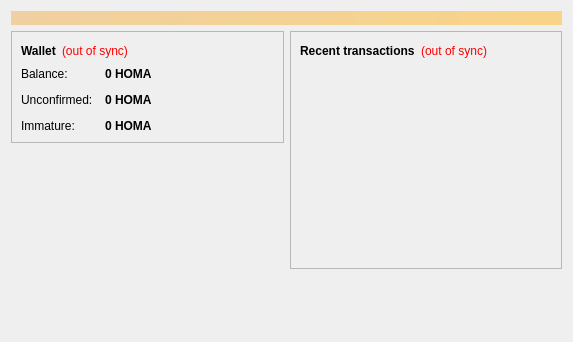
<?xml version="1.0" encoding="UTF-8"?>
<ui version="4.0">
 <class>OverviewPage</class>
 <widget class="QWidget" name="OverviewPage">
  <property name="geometry">
   <rect>
    <x>0</x>
    <y>0</y>
    <width>573</width>
    <height>342</height>
   </rect>
  </property>
  <property name="windowTitle">
   <string>Form</string>
  </property>
  <layout class="QVBoxLayout" name="topLayout">
   <item>
    <widget class="QLabel" name="labelAlerts">
     <property name="visible">
      <bool>false</bool>
     </property>
     <property name="styleSheet">
      <string notr="true">background-color: qlineargradient(x1: 0, y1: 0, x2: 1, y2: 0, stop:0 #F0D0A0, stop:1 #F8D488); color:#000000;</string>
     </property>
     <property name="wordWrap">
      <bool>true</bool>
     </property>
     <property name="margin">
      <number>3</number>
     </property>
    </widget>
   </item>
   <item>
    <layout class="QHBoxLayout" name="horizontalLayout" stretch="1,1">
     <item>
      <layout class="QVBoxLayout" name="verticalLayout_2">
       <item>
        <widget class="QFrame" name="frame">
         <property name="frameShape">
          <enum>QFrame::StyledPanel</enum>
         </property>
         <property name="frameShadow">
          <enum>QFrame::Raised</enum>
         </property>
         <layout class="QVBoxLayout" name="verticalLayout_4">
          <item>
           <layout class="QHBoxLayout" name="horizontalLayout_4">
            <item>
             <widget class="QLabel" name="label_5">
              <property name="font">
               <font>
                <weight>75</weight>
                <bold>true</bold>
               </font>
              </property>
              <property name="text">
               <string>Wallet</string>
              </property>
             </widget>
            </item>
            <item>
             <widget class="QLabel" name="labelWalletStatus">
              <property name="toolTip">
               <string>The displayed information may be out of date. Your wallet automatically synchronizes with the Homacoin network after a connection is established, but this process has not completed yet.</string>
              </property>
              <property name="styleSheet">
               <string notr="true">QLabel { color: red; }</string>
              </property>
              <property name="text">
               <string notr="true">(out of sync)</string>
              </property>
              <property name="alignment">
               <set>Qt::AlignLeading|Qt::AlignLeft|Qt::AlignVCenter</set>
              </property>
             </widget>
            </item>
            <item>
             <spacer name="horizontalSpacer_2">
              <property name="orientation">
               <enum>Qt::Horizontal</enum>
              </property>
              <property name="sizeHint" stdset="0">
               <size>
                <width>40</width>
                <height>20</height>
               </size>
              </property>
             </spacer>
            </item>
           </layout>
          </item>
          <item>
           <layout class="QFormLayout" name="formLayout_2">
            <property name="fieldGrowthPolicy">
             <enum>QFormLayout::AllNonFixedFieldsGrow</enum>
            </property>
            <property name="horizontalSpacing">
             <number>12</number>
            </property>
            <property name="verticalSpacing">
             <number>12</number>
            </property>
            <item row="0" column="0">
             <widget class="QLabel" name="label">
              <property name="text">
               <string>Balance:</string>
              </property>
             </widget>
            </item>
            <item row="0" column="1">
             <widget class="QLabel" name="labelBalance">
              <property name="font">
               <font>
                <weight>75</weight>
                <bold>true</bold>
               </font>
              </property>
              <property name="cursor">
               <cursorShape>IBeamCursor</cursorShape>
              </property>
              <property name="toolTip">
               <string>Your current balance</string>
              </property>
              <property name="text">
               <string notr="true">0 HOMA</string>
              </property>
              <property name="textInteractionFlags">
               <set>Qt::LinksAccessibleByMouse|Qt::TextSelectableByKeyboard|Qt::TextSelectableByMouse</set>
              </property>
             </widget>
            </item>
            <item row="1" column="0">
             <widget class="QLabel" name="label_3">
              <property name="text">
               <string>Unconfirmed:</string>
              </property>
             </widget>
            </item>
            <item row="1" column="1">
             <widget class="QLabel" name="labelUnconfirmed">
              <property name="font">
               <font>
                <weight>75</weight>
                <bold>true</bold>
               </font>
              </property>
              <property name="cursor">
               <cursorShape>IBeamCursor</cursorShape>
              </property>
              <property name="toolTip">
               <string>Total of transactions that have yet to be confirmed, and do not yet count toward the current balance</string>
              </property>
              <property name="text">
               <string notr="true">0 HOMA</string>
              </property>
              <property name="textInteractionFlags">
               <set>Qt::LinksAccessibleByMouse|Qt::TextSelectableByKeyboard|Qt::TextSelectableByMouse</set>
              </property>
             </widget>
            </item>
            <item row="2" column="0">
             <widget class="QLabel" name="labelImmatureText">
              <property name="text">
               <string>Immature:</string>
              </property>
             </widget>
            </item>
            <item row="2" column="1">
             <widget class="QLabel" name="labelImmature">
              <property name="font">
               <font>
                <weight>75</weight>
                <bold>true</bold>
               </font>
              </property>
              <property name="toolTip">
               <string>Mined balance that has not yet matured</string>
              </property>
              <property name="text">
               <string notr="true">0 HOMA</string>
              </property>
              <property name="textInteractionFlags">
               <set>Qt::LinksAccessibleByMouse|Qt::TextSelectableByKeyboard|Qt::TextSelectableByMouse</set>
              </property>
             </widget>
            </item>
           </layout>
          </item>
         </layout>
        </widget>
       </item>
       <item>
        <spacer name="verticalSpacer">
         <property name="orientation">
          <enum>Qt::Vertical</enum>
         </property>
         <property name="sizeHint" stdset="0">
          <size>
           <width>20</width>
           <height>40</height>
          </size>
         </property>
        </spacer>
       </item>
      </layout>
     </item>
     <item>
      <layout class="QVBoxLayout" name="verticalLayout_3">
       <item>
        <widget class="QFrame" name="frame_2">
         <property name="frameShape">
          <enum>QFrame::StyledPanel</enum>
         </property>
         <property name="frameShadow">
          <enum>QFrame::Raised</enum>
         </property>
         <layout class="QVBoxLayout" name="verticalLayout">
          <item>
           <layout class="QHBoxLayout" name="horizontalLayout_2">
            <item>
             <widget class="QLabel" name="label_4">
              <property name="text">
               <string>&lt;b&gt;Recent transactions&lt;/b&gt;</string>
              </property>
             </widget>
            </item>
            <item>
             <widget class="QLabel" name="labelTransactionsStatus">
              <property name="toolTip">
               <string>The displayed information may be out of date. Your wallet automatically synchronizes with the Homacoin network after a connection is established, but this process has not completed yet.</string>
              </property>
              <property name="styleSheet">
               <string notr="true">QLabel { color: red; }</string>
              </property>
              <property name="text">
               <string notr="true">(out of sync)</string>
              </property>
              <property name="alignment">
               <set>Qt::AlignRight|Qt::AlignTrailing|Qt::AlignVCenter</set>
              </property>
             </widget>
            </item>
            <item>
             <spacer name="horizontalSpacer">
              <property name="orientation">
               <enum>Qt::Horizontal</enum>
              </property>
              <property name="sizeHint" stdset="0">
               <size>
                <width>40</width>
                <height>20</height>
               </size>
              </property>
             </spacer>
            </item>
           </layout>
          </item>
          <item>
           <widget class="QListView" name="listTransactions">
            <property name="styleSheet">
             <string notr="true">QListView { background: transparent; }</string>
            </property>
            <property name="frameShape">
             <enum>QFrame::NoFrame</enum>
            </property>
            <property name="verticalScrollBarPolicy">
             <enum>Qt::ScrollBarAlwaysOff</enum>
            </property>
            <property name="horizontalScrollBarPolicy">
             <enum>Qt::ScrollBarAlwaysOff</enum>
            </property>
            <property name="selectionMode">
             <enum>QAbstractItemView::NoSelection</enum>
            </property>
           </widget>
          </item>
         </layout>
        </widget>
       </item>
       <item>
        <spacer name="verticalSpacer_2">
         <property name="orientation">
          <enum>Qt::Vertical</enum>
         </property>
         <property name="sizeHint" stdset="0">
          <size>
           <width>20</width>
           <height>40</height>
          </size>
         </property>
        </spacer>
       </item>
      </layout>
     </item>
    </layout>
   </item>
  </layout>
 </widget>
 <resources/>
 <connections/>
</ui>
